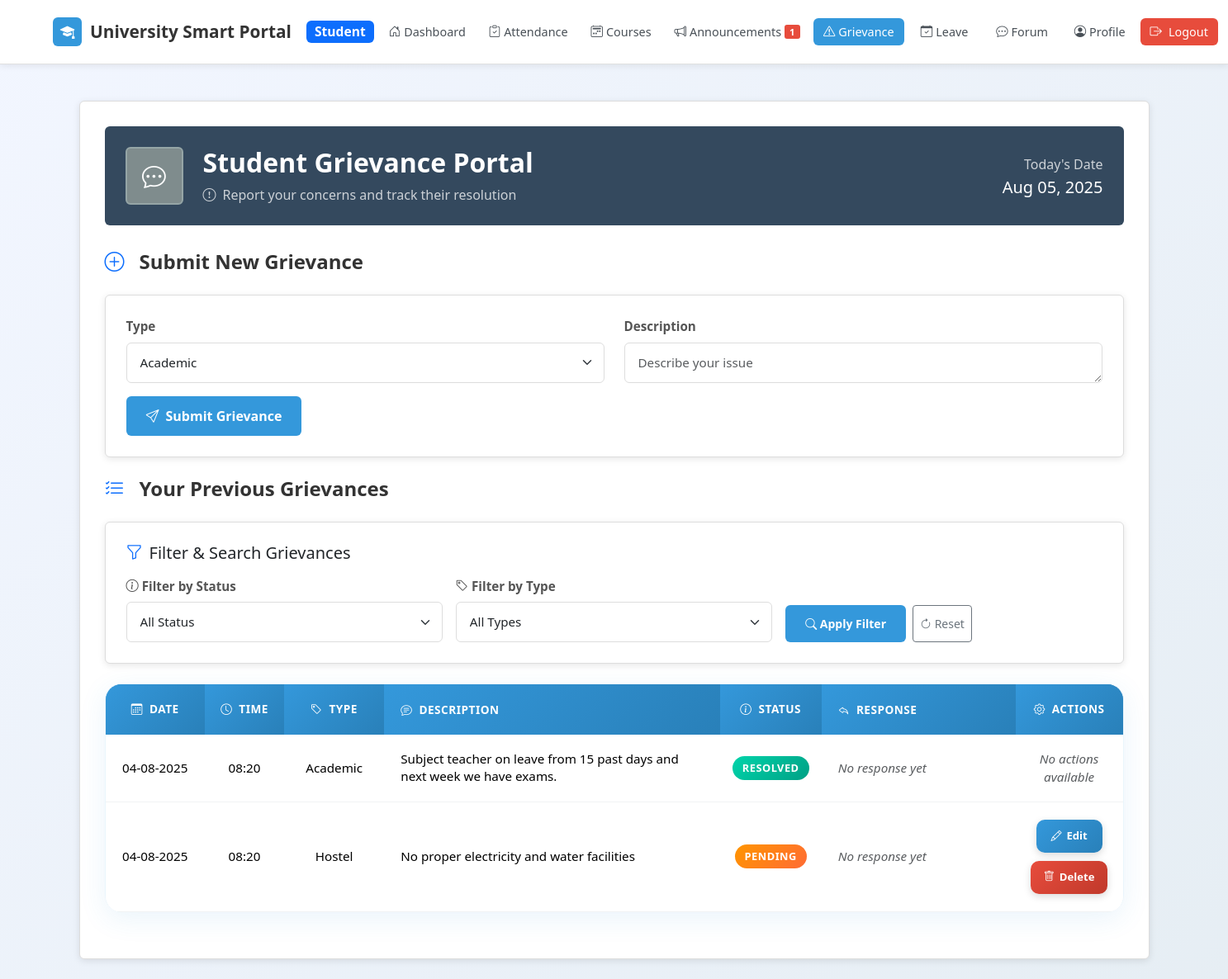
The app's page /student_grievance.php (signed in) with its own data.
### tables this page shows
CREATE TABLE `grievances` (
  `id` int(11) NOT NULL,
  `user_id` int(11) DEFAULT NULL,
  `type` enum('academic','hostel','admin') DEFAULT NULL,
  `description` text DEFAULT NULL,
  `status` enum('pending','resolved','rejected') DEFAULT 'pending',
  `response` text DEFAULT NULL,
  `created_at` timestamp NOT NULL DEFAULT current_timestamp()
);

### student_grievance.php (the view, shortened to what this page needs)
<?php
include 'config.php';
$user_id = $_SESSION['user_id'];
$filter_status = isset($_GET['status']) ? $_GET['status'] : '';
$filter_type = isset($_GET['type']) ? $_GET['type'] : '';
$prev = [];
$query = "SELECT id, type, description, status, response, created_at FROM grievances WHERE user_id=?";
$params = [$user_id];
$types = "i";
$query .= " ORDER BY created_at DESC";
$stmt = $conn->prepare($query);
$stmt->bind_param($types, ...$params);
$stmt->execute();
$stmt->store_result();
$stmt->bind_result($pid, $ptype, $pdesc, $pstatus, $presponse, $pcreated);
while ($stmt->fetch()) {
    $prev[] = [
        'id' => $pid,
        'type' => $ptype,
        'description' => $pdesc,
        'status' => $pstatus,
        'response' => $presponse,
        'created_at' => $pcreated
    ];
}
$unread_announcements_query = "
    SELECT COUNT(*) as count
    FROM announcements a
    LEFT JOIN user_announcement_views uav ON a.id = uav.announcement_id AND uav.user_id = $user_id
    WHERE uav.id IS NULL
    AND a.created_at >= DATE_SUB(NOW(), INTERVAL 30 DAY)
";
$unread_announcements = $conn->query($unread_announcements_query)->fetch_assoc()['count'];
?>
<!DOCTYPE html>
<html>
<head>
    <link href="https://cdn.jsdelivr.net/npm/bootstrap@5.3.3/dist/css/bootstrap.min.css" rel="stylesheet">
    <link rel="stylesheet" href="https://cdn.jsdelivr.net/npm/bootstrap-icons@1.11.3/font/bootstrap-icons.css">
</head>
<body>
    <nav class="navbar navbar-expand-lg navbar-light py-3">
        <div class="container-fluid custom-navbar-padding">
            <a class="navbar-brand me-1" href="student_dashboard.php">
                <div class="brand-icon">
                    <i class="bi bi-mortarboard-fill"></i>
                </div>
                University Smart Portal
                <span class="badge bg-primary ms-2">Student</span>
            </a>
            <div class="navbar-nav d-none d-lg-flex flex-fill justify-content-center">
                <a class="nav-link" href="student_dashboard.php">
                    <i class="bi bi-house-door me-1"></i>Dashboard
                </a>
                <a class="nav-link" href="student_attendance.php">
                    <i class="bi bi-clipboard-check me-1"></i>Attendance
                </a>
                <a class="nav-link" href="student_course_planner.php">
                    <i class="bi bi-calendar2-week me-1"></i>Courses
                </a>
                <a class="nav-link" href="student_announcements.php">
                    <i class="bi bi-megaphone me-1"></i>Announcements
                    <?php if($unread_announcements > 0): ?>
                        <span class="badge bg-danger ms-1"><?= $unread_announcements ?></span>
                    <?php endif; ?>
                </a>
                <a class="nav-link active" href="student_grievance.php">
                    <i class="bi bi-exclamation-triangle me-1"></i>Grievance
                </a>
                <a class="nav-link" href="leave_application.php">
                    <i class="bi bi-calendar-check me-1"></i>Leave
                </a>
                <a class="nav-link" href="student_forum.php">
                    <i class="bi bi-chat-dots me-1"></i>Forum
                </a>
                <a class="nav-link" href="student_profile.php">
                    <i class="bi bi-person-circle me-1"></i>Profile
                </a>
                <a href="logout.php" class="nav-link logout-btn">
                    <i class="bi bi-box-arrow-right me-2"></i>Logout
                </a>
            </div>
        </div>
    </nav>
    <div class="container py-4">
        <div class="grievance-card main-container">
            <div class="grievance-header">
                <div class="row align-items-center">
                    <div class="col-auto">
                        <div class="user-avatar">
                            <i class="bi bi-chat-dots"></i>
                        </div>
                    </div>
                    <div class="col">
                        <h2 class="mb-2 fw-bold">Student Grievance Portal</h2>
                        <p class="mb-0 opacity-75">
                            <i class="bi bi-exclamation-circle me-2"></i>Report your concerns and track their resolution
                        </p>
                    </div>
                    <div class="col-auto d-none d-md-block">
                        <div class="text-end">
                            <p class="mb-1 opacity-75">Today's Date</p>
                            <h5 class="mb-0"><?= date('M d, Y') ?></h5>
                        </div>
                    </div>
                </div>
            </div>
            <h4 class="section-title">
                <i class="bi bi-plus-circle text-primary me-2"></i>Submit New Grievance
            </h4>
            <div class="card-glass mb-4">
                <form method="post" id="grievanceForm">
                    <div class="row">
                        <div class="mb-3 col-md-6">
                            <label class="form-label fw-semibold">Type</label>
                            <select name="type" class="form-select" required>
                                <option value="academic">Academic</option>
                            </select>
                        </div>
                        <div class="mb-3 col-md-6">
                            <label class="form-label fw-semibold">Description</label>
                            <textarea name="description" class="form-control" required rows="1" placeholder="Describe your issue"></textarea>
                        </div>
                    </div>
                    <button class="btn btn-primary px-4" type="submit">
                        <i class="bi bi-send me-2"></i>Submit Grievance
                    </button>
                </form>
            </div>
            <h4 class="section-title">
                <i class="bi bi-list-check text-primary me-2"></i>Your Previous Grievances
            </h4>
        <div class="card-glass mb-4" id="filter-section">
            <h5 class="mb-3">
                <i class="bi bi-funnel text-primary me-2"></i>Filter & Search Grievances
            </h5>
            <form method="GET" class="row g-3 align-items-end" id="filterForm" onsubmit="return applyFilterForm(event)">
                <div class="col-lg-4 col-md-6">
                    <label class="form-label fw-semibold">
                        <i class="bi bi-info-circle me-1"></i>Filter by Status
                    </label>
                    <select name="status" class="form-select" id="statusSelect">
                        <option value="all" <?= $filter_status === '' || $filter_status === 'all' ? 'selected' : '' ?>>All Status</option>
                    </select>
                </div>
                <div class="col-lg-4 col-md-6">
                    <label class="form-label fw-semibold">
                        <i class="bi bi-tag me-1"></i>Filter by Type
                    </label>
                    <select name="type" class="form-select" id="typeSelect">
                        <option value="all" <?= $filter_type === '' || $filter_type === 'all' ? 'selected' : '' ?>>All Types</option>
                    </select>
                </div>
                <div class="col-lg-4 col-md-12">
                    <div class="d-flex gap-2 justify-content-md-start justify-content-center">
                        <button type="submit" class="btn btn-primary btn-sm">
                            <i class="bi bi-search"></i> Apply Filter
                        </button>
                        <button type="button" onclick="resetFilter()" class="btn btn-outline-secondary btn-sm">
                            <i class="bi bi-arrow-clockwise"></i> Reset
                        </button>
                    </div>
                </div>
            </form>
        </div>
        <div class="card-glass table-container" id="results-section">
            <div class="table-responsive">
                <table class="table align-middle shadow-sm">
                <thead>
                    <tr>
                        <th>
                            <i class="bi bi-calendar3 me-1"></i>
                            Date
                        </th>
                        <th>
                            <i class="bi bi-clock me-1"></i>
                            Time
                        </th>
                        <th>
                            <i class="bi bi-tag me-1"></i>
                            Type
                        </th>
                        <th>
                            <i class="bi bi-chat-text me-1"></i>
                            Description
                        </th>
                        <th>
                            <i class="bi bi-info-circle me-1"></i>
                            Status
                        </th>
                        <th>
                            <i class="bi bi-reply me-1"></i>
                            Response
                        </th>
                        <th>
                            <i class="bi bi-gear me-1"></i>
                            Actions
                        </th>
                    </tr>
                </thead>
                <tbody>
                <?php if (count($prev) == 0): ?>
                    <tr>
                        <td colspan="7" class="text-center text-muted py-5">
                            <i class="bi bi-inbox display-4 d-block mb-3 opacity-50"></i>
                            <?php if ($filter_status || $filter_type): ?>
                                <h5 class="mb-2">No results found</h5>
                            <?php else: ?>
                                <h5 class="mb-2">No grievances submitted yet</h5>
                                <p class="mb-0">Submit your first grievance using the form above</p>
                            <?php endif; ?>
                        </td>
                    </tr>
                <?php else: foreach ($prev as $row): ?>
                    <tr id="row-<?= $row['id'] ?>">
                        <td><?= htmlspecialchars(date("d-m-Y", strtotime($row['created_at']))) ?></td>
                        <td><?= htmlspecialchars(date("H:i", strtotime($row['created_at']))) ?></td>
                        <td><?= htmlspecialchars(ucfirst($row['type'])) ?></td>
                        <td><?= htmlspecialchars($row['description']) ?></td>
                        <td>
                            <?php
                            if ($row['status'] == 'pending') echo '<span class="badge bg-warning">Pending</span>';
                            elseif ($row['status'] == 'resolved') echo '<span class="badge bg-success">Resolved</span>';
                            elseif ($row['status'] == 'rejected') echo '<span class="badge bg-danger">Rejected</span>';
                            else echo '<span class="badge bg-secondary">' . htmlspecialchars($row['status']) . '</span>';
                            ?>
                        </td>
                        <td><?= $row['response'] ? htmlspecialchars($row['response']) : '<span class="text-muted fst-italic">No response yet</span>' ?></td>
                        <td>
                            <div class="d-flex flex-wrap justify-content-center gap-1">
                                <?php if ($row['status'] == 'pending'): ?>
                                    <a href="#" class="action-btn btn-edit" onclick="toggleEdit(<?= $row['id'] ?>)">
                                        <i class="bi bi-pencil"></i>Edit
                                    </a>
                                    <a href="?delete=<?= $row['id'] ?>" class="action-btn btn-delete"
                                       onclick="return confirm('Are you sure you want to delete this grievance?')">
                                        <i class="bi bi-trash"></i>Delete
                                    </a>
                                <?php else: ?>
                                    <span class="text-muted fst-italic">No actions available</span>
                                <?php endif; ?>
                            </div>
                        </td>
                    </tr>
                <?php endforeach; endif; ?>
                </tbody>
            </table>
            </div>
        </div>
        </div>
    </div>
</body>
</html>

### records on screen
grievances: created_at "04-08-2025", created_at "08:20", type "Academic", description "Subject teacher on leave from 15 past days and next week we have exams.", status "RESOLVED", shows "No response yet"
grievances: created_at "04-08-2025", created_at "08:20", type "Hostel", description "No proper electricity and water facilities", status "PENDING", shows "No response yet"

### other values on screen
$unread_announcements "1"
